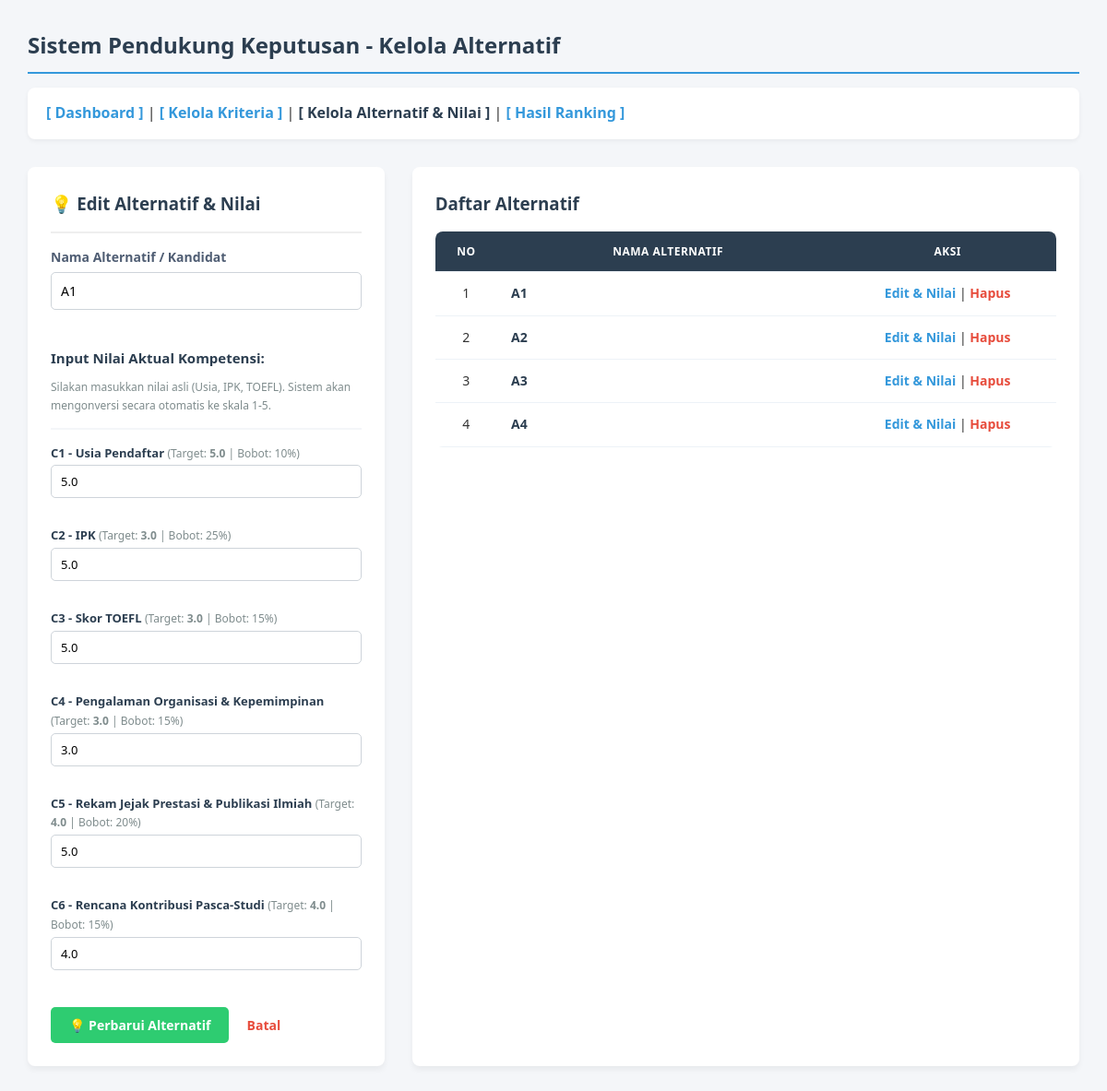
/alternatif.php?edit=1, run on the app's committed database.
### tables this page shows
CREATE TABLE `alternatif` (
  `id_alternatif` int(11) NOT NULL,
  `nama_alternatif` varchar(255) NOT NULL
);

CREATE TABLE `kriteria` (
  `id_kriteria` int(11) NOT NULL,
  `nama_kriteria` varchar(255) NOT NULL,
  `nilai_target` decimal(3,1) NOT NULL,
  `bobot_kriteria` int(3) NOT NULL
);

### alternatif.php (the view, shortened to what this page needs)
<?php
include 'koneksi.php';
$edit_alt = ['id_alternatif' => '', 'nama_alternatif' => ''];
$nilai_terinput = [];
if (isset($_GET['edit'])) {
    $id_edit = $_GET['edit'];
    $res = mysqli_query($conn, "SELECT * FROM alternatif WHERE id_alternatif='$id_edit'");
    if (mysqli_num_rows($res) > 0) {
        $edit_alt = mysqli_fetch_assoc($res);
        $res_nilai = mysqli_query($conn, "SELECT * FROM nilai_alternatif WHERE id_alternatif='$id_edit'");
        while($r = mysqli_fetch_assoc($res_nilai)){
            $nilai_terinput[$r['id_kriteria']] = $r['nilai_aktual'];
        }
    }
}
?>
<!DOCTYPE html>
<html>
<head>
    <link rel="stylesheet" type="text/css" href="style.css">
</head>
<body>
    <h1>Sistem Pendukung Keputusan - Kelola Alternatif</h1>
    <nav>
        <a href="index.php">[ Dashboard ]</a> |
        <a href="kriteria.php">[ Kelola Kriteria ]</a> |
        <a href="alternatif.php" style="color: #2c3e50;"><b>[ Kelola Alternatif & Nilai ]</b></a> |
        <a href="ranking.php">[ Hasil Ranking ]</a>
    </nav>
    <div class="container">
        <?php include 'form_alternatif.php'; ?>
        <div class="box box-large">
            <h3>Daftar Alternatif</h3>
            <table>
                <thead>
                    <tr>
                        <th width="10%">No</th>
                        <th>Nama Alternatif</th>
                        <th width="35%">Aksi</th>
                    </tr>
                </thead>
                <tbody>
                    <?php
                    $no = 1;
                    $query = mysqli_query($conn, "SELECT * FROM alternatif");
                    if (mysqli_num_rows($query) == 0) {
                        echo "<tr><td colspan='3' style='color:#7f8c8d; font-style:italic;'>Belum ada data alternatif.</td></tr>";
                    } else {
                        while ($row = mysqli_fetch_assoc($query)) {
                            echo "<tr>
                                    <td>{$no}</td>
                                    <td style='text-align:left;'><b>{$row['nama_alternatif']}</b></td>
                                    <td>
                                        <a href='alternatif.php?edit={$row['id_alternatif']}' class='btn-edit'>Edit & Nilai</a> |
                                        <a href='hapus.php?type=alternatif&id={$row['id_alternatif']}' class='btn-hapus' onclick='return confirm(\"Hapus alternatif ini?\")'>Hapus</a>
                                    </td>
                                  </tr>";
                            $no++;
                        }
                    }
                    ?>
                </tbody>
            </table>
        </div>
    </div>
</body>
</html>

### form_alternatif.php (shortened to what this page needs)
<?php
global $conn;
?>
<div class="box">
    <h3><?= isset($_GET['edit']) ? '💡 Edit Alternatif & Nilai' : '➕ Tambah Alternatif Baru' ?></h3>
    <hr style="margin-bottom: 15px; border: 1px solid #eee;">
    <form method="POST" action="alternatif.php">
        <div class="form-group" style="margin-bottom: 20px;">
            <label for="nama_alternatif" style="display: block; font-weight: 600; margin-bottom: 5px; color: #4f5d73; font-size: 14px;">
                Nama Alternatif / Kandidat
            </label>
            <input type="text"
                   id="nama_alternatif"
                   name="nama_alternatif"
                   placeholder="Contoh: Andi Wijaya"
                   value="<?= isset($edit_alt) ? $edit_alt['nama_alternatif'] : ''; ?>"
                   style="width: 100%; padding: 10px; border: 1px solid #ced4da; border-radius: 5px; font-size: 14px;"
                   required>
        </div>
        <h4 style="margin-top: 25px; margin-bottom: 10px; color: #2c3e50; font-size: 15px;">Input Nilai Aktual Kompetensi:</h4>
        <p style="font-size: 12px; color: #7f8c8d; margin-bottom: 15px;">Silakan masukkan nilai asli (Usia, IPK, TOEFL). Sistem akan mengonversi secara otomatis ke skala 1-5.</p>
        <hr style="margin-bottom: 15px; border: 1px solid #f4f6f9;">
        <?php
        $kriteria_query = mysqli_query($conn, "SELECT * FROM kriteria");
        if (mysqli_num_rows($kriteria_query) == 0) {
            echo "<p style='color: #e74c3c; font-size: 13px; font-style: italic;'>Belum ada data kriteria. Silakan isi kriteria terlebih dahulu.</p>";
        } else {
            $i = 1;
            while ($k = mysqli_fetch_assoc($kriteria_query)) {
                $val_aktual = isset($nilai_terinput[$k['id_kriteria']]) ? $nilai_terinput[$k['id_kriteria']] : '';
                $min = "1";
                $max = "5";
                $step = "0.1";
                $placeholder = "Masukkan skor (1-5)";
                if ($i == 1) {
                    $min = "15";
                    $max = "60";
                    $step = "1";
                    $placeholder = "Contoh: 24 (Tahun)";
                } elseif ($i == 2) {
                    $min = "0.00";
                    $max = "4.00";
                    $step = "0.01";
                    $placeholder = "Contoh: 3.50";
                } elseif ($i == 3) {
                    $min = "200";
                    $max = "677";
                    $step = "1";
                    $placeholder = "Contoh: 450";
                }
                ?>
                <div class="form-group" style="margin-bottom: 15px;">
                    <label style="display: block; font-weight: 600; margin-bottom: 3px; color: #2c3e50; font-size: 13px;">
                        <?= $k['nama_kriteria']; ?>
                        <span style="font-weight: normal; color: #7f8c8d; font-size: 12px;">
                            (Target: <b><?= $k['nilai_target']; ?></b> | Bobot: <?= $k['bobot_kriteria']; ?>%)
                        </span>
                    </label>
                    <input type="number"
                           name="nilai[<?= $k['id_kriteria']; ?>]"
                           min="<?= $min; ?>"
                           max="<?= $max; ?>"
                           step="<?= $step; ?>"
                           placeholder="<?= $placeholder; ?>"
                           value="<?= $val_aktual; ?>"
                           style="width: 100%; padding: 8px 10px; border: 1px solid #ced4da; border-radius: 5px; font-size: 13px;"
                           required>
                </div>
                <?php
                $i++;
            }
        }
        ?>
        <div class="form-actions" style="margin-top: 25px;">
            <button type="submit" name="simpan" class="btn-simpan" style="background: #2ecc71; color: white; border: none; padding: 10px 20px; font-weight: bold; border-radius: 5px; cursor: pointer;">
                <?= isset($_GET['edit']) ? '💡 Perbarui Alternatif' : '➕ Simpan Alternatif' ?>
            </button>
            <?php if (isset($_GET['edit'])): ?>
                <a href="alternatif.php" style="color: #e74c3c; text-decoration: none; margin-left: 15px; font-size: 14px; font-weight: 600;">
                    Batal
                </a>
            <?php endif; ?>
        </div>
    </form>
</div>

### style.css (style rules this page uses)
* { margin: 0; padding: 0; box-sizing: border-box; font-family: 'Segoe UI', Tahoma, Geneva, Verdana, sans-serif; }
body { background-color: #f4f6f9; color: #333; padding: 30px; line-height: 1.6; }
h1, h2, h3, h4 { color: #2c3e50; margin-bottom: 15px; }
h1 { font-size: 24px; border-bottom: 2px solid #3498db; padding-bottom: 10px; }
nav { margin-bottom: 30px; background: #fff; padding: 15px 20px; border-radius: 8px; box-shadow: 0 2px 5px rgba(0,0,0,0.05); }
nav a { text-decoration: none; color: #3498db; font-weight: 600; transition: color 0.3s ease; }
.container { display: flex; flex-wrap: wrap; gap: 30px; margin-top: 20px; }
.box { background: #fff; padding: 25px; border-radius: 8px; box-shadow: 0 4px 6px rgba(0,0,0,0.05); flex: 1; min-width: 300px; }
.box-large { flex: 2; min-width: 500px; }
form label { display: block; font-weight: 600; margin-bottom: 5px; color: #4f5d73; font-size: 14px; }
form input[type="text"], form input[type="number"] { width: 100%; padding: 10px; margin-bottom: 15px; border: 1px solid #ced4da; border-radius: 5px; font-size: 14px; transition: border-color 0.2s; }
button[type="submit"] { background: #2ecc71; color: white; border: none; padding: 10px 20px; font-size: 14px; font-weight: bold; border-radius: 5px; cursor: pointer; transition: background 0.2s; }
form a { color: #e74c3c; text-decoration: none; margin-left: 10px; font-size: 14px; }
table { width: 100%; border-collapse: collapse; margin-top: 15px; background: #fff; border-radius: 8px; overflow: hidden; }
th, td { padding: 12px 15px; text-align: center; border-bottom: 1px solid #edf2f7; font-size: 14px; }
th { background-color: #2c3e50; color: #ffffff; font-weight: 600; text-transform: uppercase; font-size: 12px; letter-spacing: 0.5px; }
td b { color: #2c3e50; }
.btn-edit { color: #3498db; text-decoration: none; font-weight: 600; }
.btn-hapus { color: #e74c3c; text-decoration: none; font-weight: 600; }

### data on the page
alternatif: nama_alternatif "A1"
kriteria: nama_kriteria "C1 - Usia Pendaftar", nilai_target "5.0", bobot_kriteria "10", id_kriteria "5.0"
kriteria: nama_kriteria "C2 - IPK", nilai_target "3.0", bobot_kriteria "25", id_kriteria "5.0"
kriteria: nama_kriteria "C3 - Skor TOEFL", nilai_target "3.0", bobot_kriteria "15", id_kriteria "5.0"
kriteria: nama_kriteria "C4 - Pengalaman Organisasi & Kepemimpinan", nilai_target "3.0", bobot_kriteria "15", id_kriteria "3.0"
kriteria: nama_kriteria "C5 - Rekam Jejak Prestasi & Publikasi Ilmiah", nilai_target "4.0", bobot_kriteria "20", id_kriteria "5.0"
kriteria: nama_kriteria "C6 - Rencana Kontribusi Pasca-Studi", nilai_target "4.0", bobot_kriteria "15", id_kriteria "4.0"
alternatif: nama_alternatif "A2"
alternatif: nama_alternatif "A3"
alternatif: nama_alternatif "A4"
